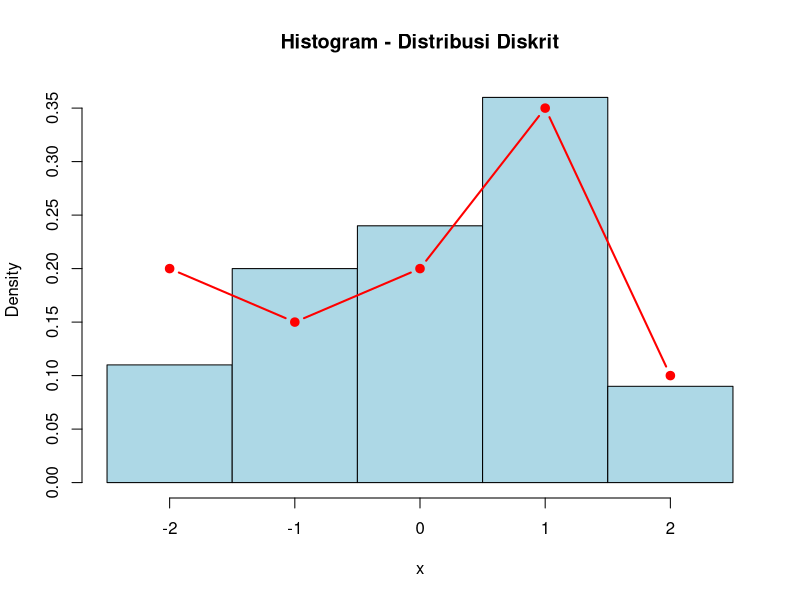
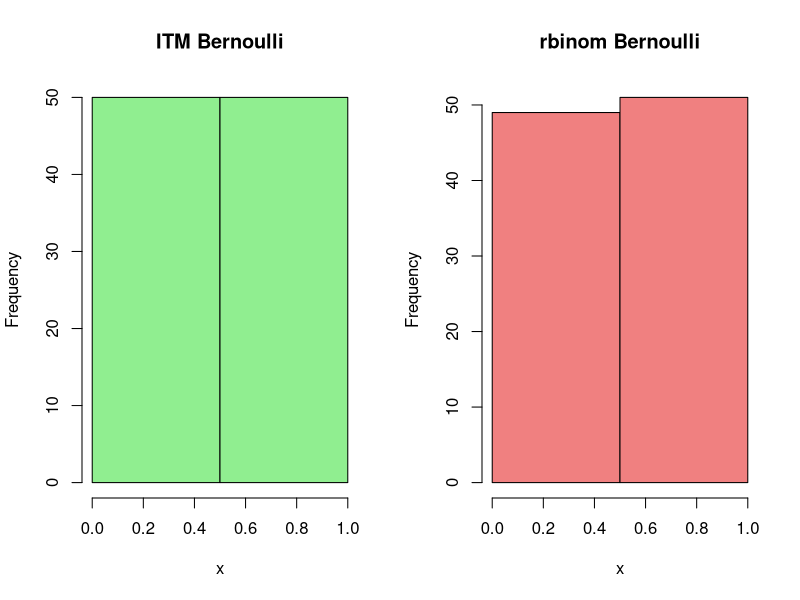
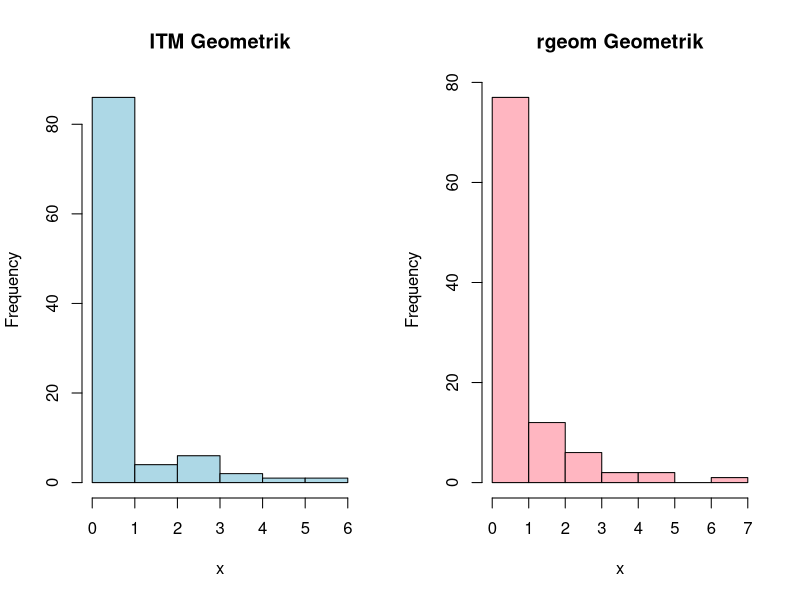

These charts were generated, in order, by the following R code:
## ---- chunk 1
knitr::opts_chunk$set(echo = TRUE)
set.seed(100)
## ---- chunk 2
pmf <- c(0.2, 0.15, 0.2, 0.35, 0.1)
x_values <- c(-2, -1, 0, 1, 2)
cdf <- cumsum(pmf)

simulate_discrete <- function(n) {
  u <- runif(n)
  x_sim <- sapply(u, function(ui) x_values[min(which(cdf >= ui))])
  return(x_sim)
}

sim_data <- simulate_discrete(100)
hist_data <- hist(sim_data, breaks=seq(-2.5,2.5,1), main="Histogram - Distribusi Diskrit", col="lightblue", xlab="x", probability=TRUE)

points(x_values, pmf, col="red", type="b", pch=19, lwd=2) # bandingkan dgn pmf
## ---- chunk 3
simulate_bernoulli <- function(n, p) {
  u <- runif(n)
  return(ifelse(u < p, 1, 0))
}

bernoulli_data <- simulate_bernoulli(100, 0.5)
bernoulli_rbinom <- rbinom(100, 1, 0.5)

par(mfrow=c(1,2))
hist(bernoulli_data, main="ITM Bernoulli", col="lightgreen", xlab="x", breaks=2)
hist(bernoulli_rbinom, main="rbinom Bernoulli", col="lightcoral", xlab="x", breaks=2)
## ---- chunk 4
simulate_geometric <- function(n, p) {
  u <- runif(n)
  return(ceiling(log(1 - u) / log(1 - p)) - 1)
}

geom_data <- simulate_geometric(100, 0.6)
geom_rgeom <- rgeom(100, 0.6)

par(mfrow=c(1,2))
hist(geom_data, main="ITM Geometrik", col="lightblue", xlab="x")
hist(geom_rgeom, main="rgeom Geometrik", col="lightpink", xlab="x")
